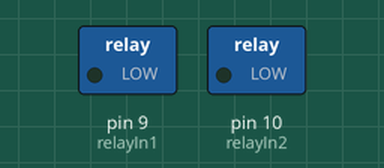
Simulated run of this sketch. Board: Arduino Uno, built with avr-gcc and run on an emulated ATmega328P. On the bench: switched loads named in the sketch (green lamp = pin HIGH).

Above: at 1.0 s.
At 3.0 s:
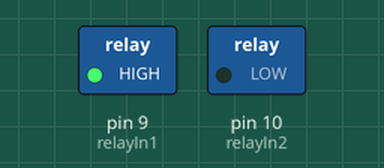
Timing chart, 0 to 5.2 s (numbered marks = the images above):
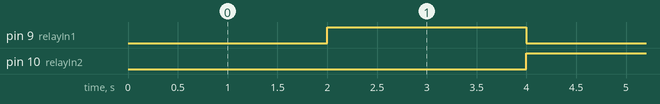

Measured:
- by itself, pin 9 (relayIn1), pin 10 (relayIn2): alternates HIGH for 2.0 s and LOW for 2.0 s
- by itself, everything shown: repeats every 4.0 s, in 3 steps

The sketch:

2_Channel_Relay.ino
```cpp
int relayIn1=9;
int relayIn2=10;
void setup() {
  pinMode(relayIn1, OUTPUT);
  pinMode(relayIn2, OUTPUT);
}

void loop() {
  digitalWrite(relayIn1, LOW);
  delay(2000);
  digitalWrite(relayIn1, HIGH);

  digitalWrite(relayIn2, LOW);
  delay(2000);
  digitalWrite(relayIn2, HIGH);


}
```
